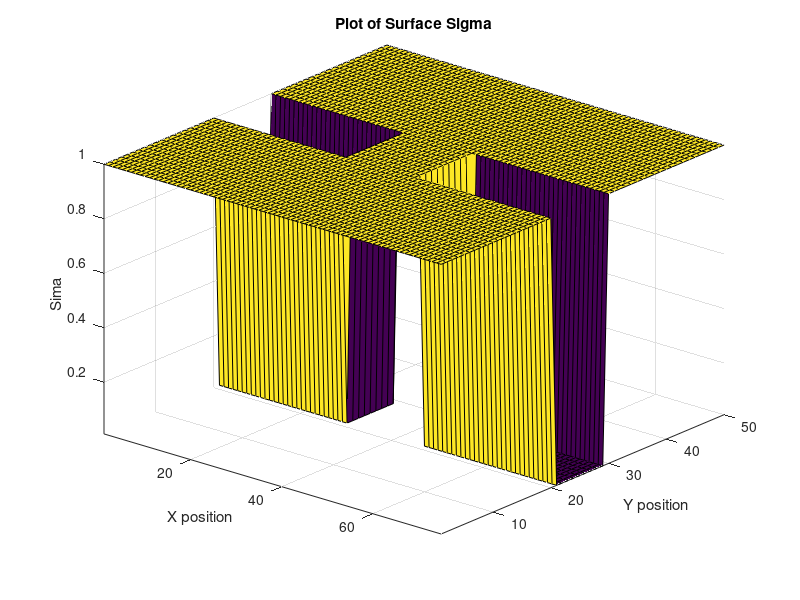
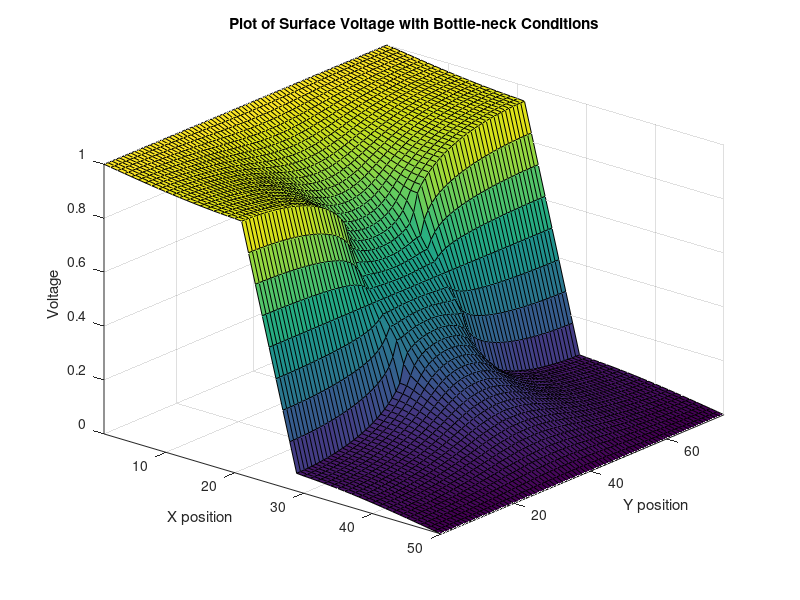
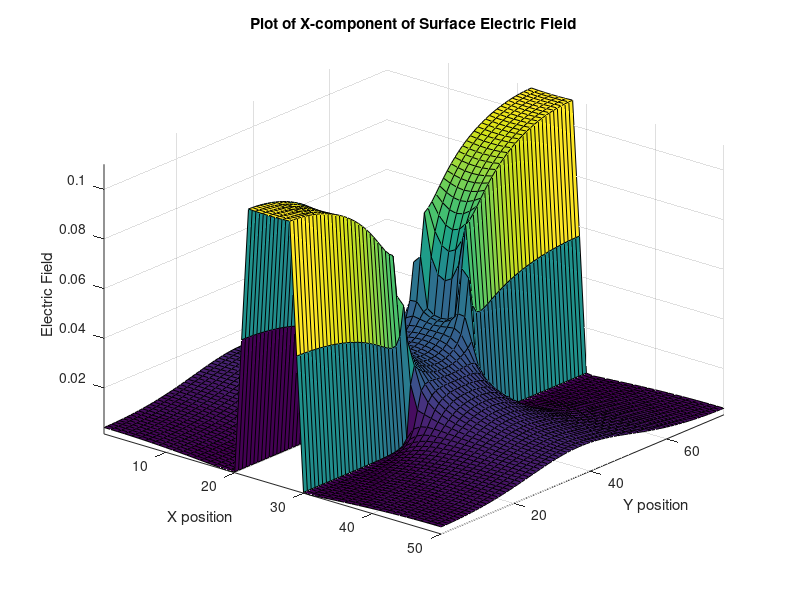
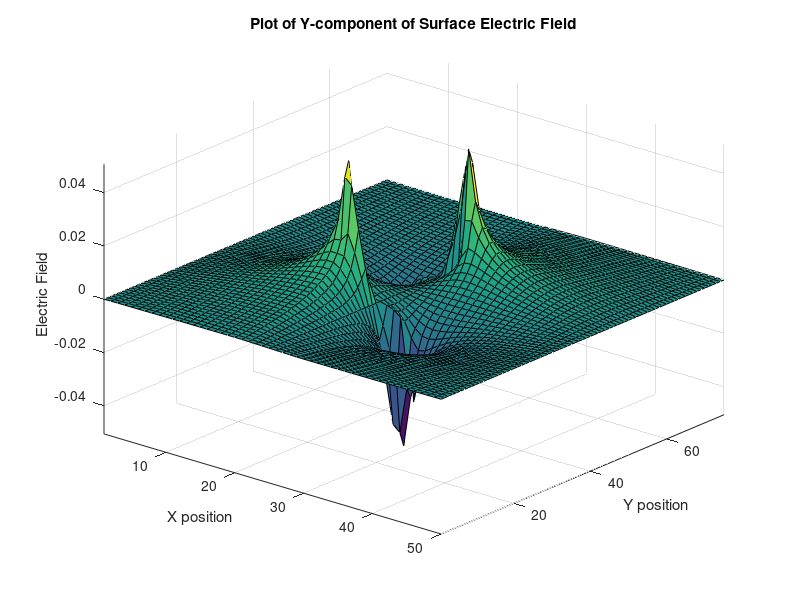

Write the MATLAB code that produced these figures, in order.
% Assignment-2
% Matthieu Bourbeau
% 100975211

%% PART 2A

% Using the Finite Difference Method to solve for the current flow in a 
% rectangular region of L × W.
% Calculating the current flow at the two contacts and generating plots 
% of σ(x,y), V(x,y), E(x,y), and J⃗(x,y).

nx = 50;                
ny = (3/2)*nx; 

% Created a G matrix and an operation matrix to solve for x (G/Op).
% Created sigma matrix, assigned values, and defined the box's dimensions.
% Created a loop to apply G matrix's bulk nodes, boundary conditions, and
% corresponding bottleneck conditions.

G = sparse(nx*ny);      
Op = zeros(1, nx*ny);    

Sigmatrix = zeros(nx, ny);    
Sig1 = 1;                
Sig2 = 10^-2;  

box = [nx*2/5 nx*3/5 ny*2/5 ny*3/5]; 

for i = 1: nx 
    for j = 1: ny
        if i > box(1) && i < box(2) && (j < box(3)||j > box(4))
            Sigmatrix(i, j) = Sig2;    
        else
            Sigmatrix(i, j) = Sig1;
        end
    end
end

for x = 1: nx
    for y = 1: ny
        n = y+(x-1)*ny;
        nposx = y+(x+1-1)*ny;
        nnegx = y+(x-1-1)*ny;
        nposy = y+1+(x-1)*ny;
        nnegy = y-1+(x-1)*ny;     
        if x == 1
            G(n, :) = 0;
            G(n, n) = 1;
            Op(n) = 1;         
        elseif x == nx 
            G(n, :) = 0;
            G(n, n) = 1;
            Op(n) = 0;            
        elseif y == 1
            G(n, nposx) = (Sigmatrix(x+1, y)+Sigmatrix(x,y))/2;
            G(n, nnegx) = (Sigmatrix(x-1, y)+Sigmatrix(x,y))/2;
            G(n, nposy) = (Sigmatrix(x, y+1)+Sigmatrix(x,y))/2;            
            G(n, n) = -(G(n,nposx)+G(n,nnegx)+G(n,nposy));         
        elseif y == ny         
            G(n, nposx) = (Sigmatrix(x+1, y)+Sigmatrix(x,y))/2;
            G(n, nnegx) = (Sigmatrix(x-1, y)+Sigmatrix(x,y))/2;
            G(n, nnegy) = (Sigmatrix(x, y-1)+Sigmatrix(x,y))/2;
            G(n, n) = -(G(n,nposx)+G(n,nnegx)+G(n,nnegy));         
        else           
            G(n, nposx) = (Sigmatrix(x+1, y)+Sigmatrix(x,y))/2;
            G(n, nnegx) = (Sigmatrix(x-1, y)+Sigmatrix(x,y))/2;
            G(n, nposy) = (Sigmatrix(x, y+1)+Sigmatrix(x,y))/2;
            G(n, nnegy) = (Sigmatrix(x, y-1)+Sigmatrix(x,y))/2;
            G(n, n) = -(G(n,nposx)+G(n,nnegx)+G(n,nposy)+G(n,nnegy));           
        end
    end
end

figure(1)
surf(Sigmatrix);
xlabel("X position")
ylabel("Y position")
zlabel("Sima")
axis tight
view([40 30]);
title("Plot of Surface Sigma")

Voltage = G\Op';
sol = zeros(ny, nx, 1);

for i = 1: nx
    for j = 1: ny
        n = j + (i-1)*ny;
        sol(j,i) = Voltage(n);
    end
end

figure(2)
surf(sol)
axis tight
xlabel("X position")
ylabel("Y position")
zlabel("Voltage")
view([40 30]);
title("Plot of Surface Voltage with Bottle-neck Conditions")

[elecx, elecy] = gradient(sol);

figure(3)
surf(-elecx)
axis tight
xlabel("X position")
ylabel("Y position")
zlabel("Electric Field")
view([40 30]);
title("Plot of X-component of Surface Electric Field")

figure(4)
surf(-elecy)
axis tight
xlabel("X position")
ylabel("Y position")
zlabel("Electric Field")
view([40 30]);
title("Plot of Y-component of Surface Electric Field")
J_x = Sigmatrix'.*elecx;
J_y = Sigmatrix'.*elecy;
J = sqrt(J_x.^2 + J_y.^2);

figure(5)
surf(J)
axis tight
xlabel("X position")
ylabel("Y position")
zlabel("Current Density")
view([40 30]);
title("Plot of Surface Current Density")